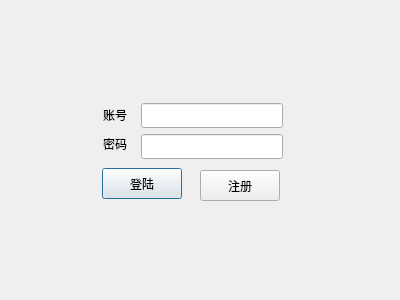
<?xml version="1.0" encoding="UTF-8"?>
<ui version="4.0">
 <class>LoginDialog</class>
 <widget class="QDialog" name="LoginDialog">
  <property name="geometry">
   <rect>
    <x>0</x>
    <y>0</y>
    <width>400</width>
    <height>300</height>
   </rect>
  </property>
  <property name="windowTitle">
   <string>Dialog</string>
  </property>
  <widget class="QLineEdit" name="usernameLineEdit">
   <property name="geometry">
    <rect>
     <x>141</x>
     <y>103</y>
     <width>142</width>
     <height>25</height>
    </rect>
   </property>
  </widget>
  <widget class="QLineEdit" name="passwordLineEdit">
   <property name="geometry">
    <rect>
     <x>141</x>
     <y>134</y>
     <width>142</width>
     <height>25</height>
    </rect>
   </property>
  </widget>
  <widget class="QLabel" name="label">
   <property name="geometry">
    <rect>
     <x>103</x>
     <y>103</y>
     <width>30</width>
     <height>23</height>
    </rect>
   </property>
   <property name="text">
    <string>账号</string>
   </property>
  </widget>
  <widget class="QLabel" name="label_2">
   <property name="geometry">
    <rect>
     <x>103</x>
     <y>132</y>
     <width>30</width>
     <height>23</height>
    </rect>
   </property>
   <property name="text">
    <string>密码</string>
   </property>
  </widget>
  <widget class="QPushButton" name="loginButton">
   <property name="geometry">
    <rect>
     <x>102</x>
     <y>168</y>
     <width>80</width>
     <height>31</height>
    </rect>
   </property>
   <property name="text">
    <string>登陆</string>
   </property>
  </widget>
  <widget class="QPushButton" name="pushButton_2">
   <property name="geometry">
    <rect>
     <x>200</x>
     <y>170</y>
     <width>80</width>
     <height>31</height>
    </rect>
   </property>
   <property name="text">
    <string>注册</string>
   </property>
  </widget>
 </widget>
 <resources/>
 <connections/>
</ui>
